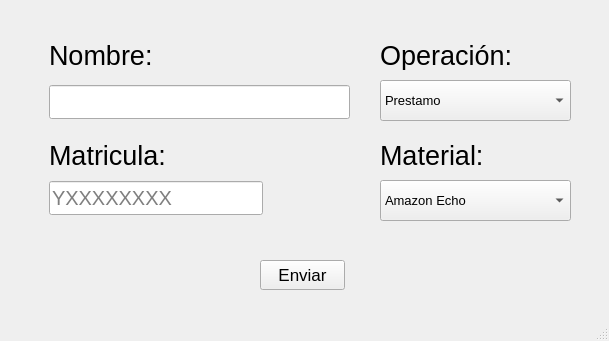
<?xml version="1.0" encoding="UTF-8"?>
<ui version="4.0">
 <class>MainWindow</class>
 <widget class="QMainWindow" name="MainWindow">
  <property name="geometry">
   <rect>
    <x>0</x>
    <y>0</y>
    <width>609</width>
    <height>341</height>
   </rect>
  </property>
  <property name="windowTitle">
   <string>MainWindow</string>
  </property>
  <widget class="QWidget" name="centralwidget">
   <widget class="QLabel" name="label_2">
    <property name="geometry">
     <rect>
      <x>49</x>
      <y>140</y>
      <width>122</width>
      <height>30</height>
     </rect>
    </property>
    <property name="font">
     <font>
      <family>Ubuntu</family>
      <pointsize>20</pointsize>
      <weight>50</weight>
      <bold>false</bold>
     </font>
    </property>
    <property name="text">
     <string>Matricula:</string>
    </property>
   </widget>
   <widget class="QLabel" name="label">
    <property name="geometry">
     <rect>
      <x>49</x>
      <y>40</y>
      <width>107</width>
      <height>30</height>
     </rect>
    </property>
    <property name="font">
     <font>
      <family>Ubuntu</family>
      <pointsize>20</pointsize>
      <weight>50</weight>
      <bold>false</bold>
     </font>
    </property>
    <property name="text">
     <string>Nombre:</string>
    </property>
   </widget>
   <widget class="QLabel" name="label_3">
    <property name="geometry">
     <rect>
      <x>380</x>
      <y>140</y>
      <width>109</width>
      <height>30</height>
     </rect>
    </property>
    <property name="font">
     <font>
      <family>Ubuntu</family>
      <pointsize>20</pointsize>
      <weight>50</weight>
      <bold>false</bold>
     </font>
    </property>
    <property name="text">
     <string>Material:</string>
    </property>
   </widget>
   <widget class="QLineEdit" name="lineEdit">
    <property name="geometry">
     <rect>
      <x>49</x>
      <y>85</y>
      <width>301</width>
      <height>34</height>
     </rect>
    </property>
    <property name="font">
     <font>
      <pointsize>15</pointsize>
     </font>
    </property>
    <property name="text">
     <string/>
    </property>
    <property name="placeholderText">
     <string/>
    </property>
   </widget>
   <widget class="QLineEdit" name="lineEdit_2">
    <property name="geometry">
     <rect>
      <x>49</x>
      <y>181</y>
      <width>214</width>
      <height>34</height>
     </rect>
    </property>
    <property name="maximumSize">
     <size>
      <width>503</width>
      <height>16777215</height>
     </size>
    </property>
    <property name="font">
     <font>
      <pointsize>15</pointsize>
     </font>
    </property>
    <property name="text">
     <string/>
    </property>
    <property name="placeholderText">
     <string>YXXXXXXXX</string>
    </property>
   </widget>
   <widget class="QComboBox" name="comboBox">
    <property name="geometry">
     <rect>
      <x>380</x>
      <y>180</y>
      <width>191</width>
      <height>41</height>
     </rect>
    </property>
    <property name="font">
     <font>
      <pointsize>10</pointsize>
     </font>
    </property>
    <item>
     <property name="text">
      <string>Amazon Echo</string>
     </property>
    </item>
    <item>
     <property name="text">
      <string>Apple Watch</string>
     </property>
    </item>
    <item>
     <property name="text">
      <string>Apple TV</string>
     </property>
    </item>
    <item>
     <property name="text">
      <string>DJI Phantom 3</string>
     </property>
    </item>
    <item>
     <property name="text">
      <string>DS4</string>
     </property>
    </item>
    <item>
     <property name="text">
      <string>Double 2</string>
     </property>
    </item>
    <item>
     <property name="text">
      <string>Estantes</string>
     </property>
    </item>
    <item>
     <property name="text">
      <string>Fitbit</string>
     </property>
    </item>
    <item>
     <property name="text">
      <string>Galaxy Gear S2</string>
     </property>
    </item>
    <item>
     <property name="text">
      <string>Galaxy S7 Edge</string>
     </property>
    </item>
    <item>
     <property name="text">
      <string>Gear 360</string>
     </property>
    </item>
    <item>
     <property name="text">
      <string>Gear VR</string>
     </property>
    </item>
    <item>
     <property name="text">
      <string>HDMI</string>
     </property>
    </item>
    <item>
     <property name="text">
      <string>Kinect</string>
     </property>
    </item>
    <item>
     <property name="text">
      <string>LED Cube</string>
     </property>
    </item>
    <item>
     <property name="text">
      <string>LG 32&quot;</string>
     </property>
    </item>
    <item>
     <property name="text">
      <string>Leap Motion</string>
     </property>
    </item>
    <item>
     <property name="text">
      <string>Mavic 2</string>
     </property>
    </item>
    <item>
     <property name="text">
      <string>Myo</string>
     </property>
    </item>
    <item>
     <property name="text">
      <string>Oculus Rift</string>
     </property>
    </item>
    <item>
     <property name="text">
      <string>Panono</string>
     </property>
    </item>
    <item>
     <property name="text">
      <string>RaspberryPi</string>
     </property>
    </item>
    <item>
     <property name="text">
      <string>RaspberryPi Cargador</string>
     </property>
    </item>
    <item>
     <property name="text">
      <string>RaspberryPi Case</string>
     </property>
    </item>
    <item>
     <property name="text">
      <string>SanDisk 32GB</string>
     </property>
    </item>
    <item>
     <property name="text">
      <string>Sphero</string>
     </property>
    </item>
    <item>
     <property name="text">
      <string>Sphero Park</string>
     </property>
    </item>
    <item>
     <property name="text">
      <string>Sphero Ramps</string>
     </property>
    </item>
    <item>
     <property name="text">
      <string>iPhone SE</string>
     </property>
    </item>
   </widget>
   <widget class="QPushButton" name="pushButton">
    <property name="geometry">
     <rect>
      <x>260</x>
      <y>260</y>
      <width>85</width>
      <height>30</height>
     </rect>
    </property>
    <property name="font">
     <font>
      <pointsize>13</pointsize>
     </font>
    </property>
    <property name="text">
     <string>Enviar</string>
    </property>
   </widget>
   <widget class="QComboBox" name="comboBox_2">
    <property name="geometry">
     <rect>
      <x>380</x>
      <y>80</y>
      <width>191</width>
      <height>41</height>
     </rect>
    </property>
    <property name="font">
     <font>
      <pointsize>10</pointsize>
     </font>
    </property>
    <item>
     <property name="text">
      <string>Prestamo</string>
     </property>
    </item>
    <item>
     <property name="text">
      <string>Devolucion</string>
     </property>
    </item>
   </widget>
   <widget class="QLabel" name="label_4">
    <property name="geometry">
     <rect>
      <x>380</x>
      <y>40</y>
      <width>141</width>
      <height>30</height>
     </rect>
    </property>
    <property name="font">
     <font>
      <family>Ubuntu</family>
      <pointsize>20</pointsize>
      <weight>50</weight>
      <bold>false</bold>
     </font>
    </property>
    <property name="text">
     <string>Operación:</string>
    </property>
   </widget>
  </widget>
  <widget class="QStatusBar" name="statusbar"/>
 </widget>
 <tabstops>
  <tabstop>lineEdit</tabstop>
  <tabstop>lineEdit_2</tabstop>
  <tabstop>comboBox_2</tabstop>
  <tabstop>comboBox</tabstop>
  <tabstop>pushButton</tabstop>
 </tabstops>
 <resources/>
 <connections/>
</ui>
